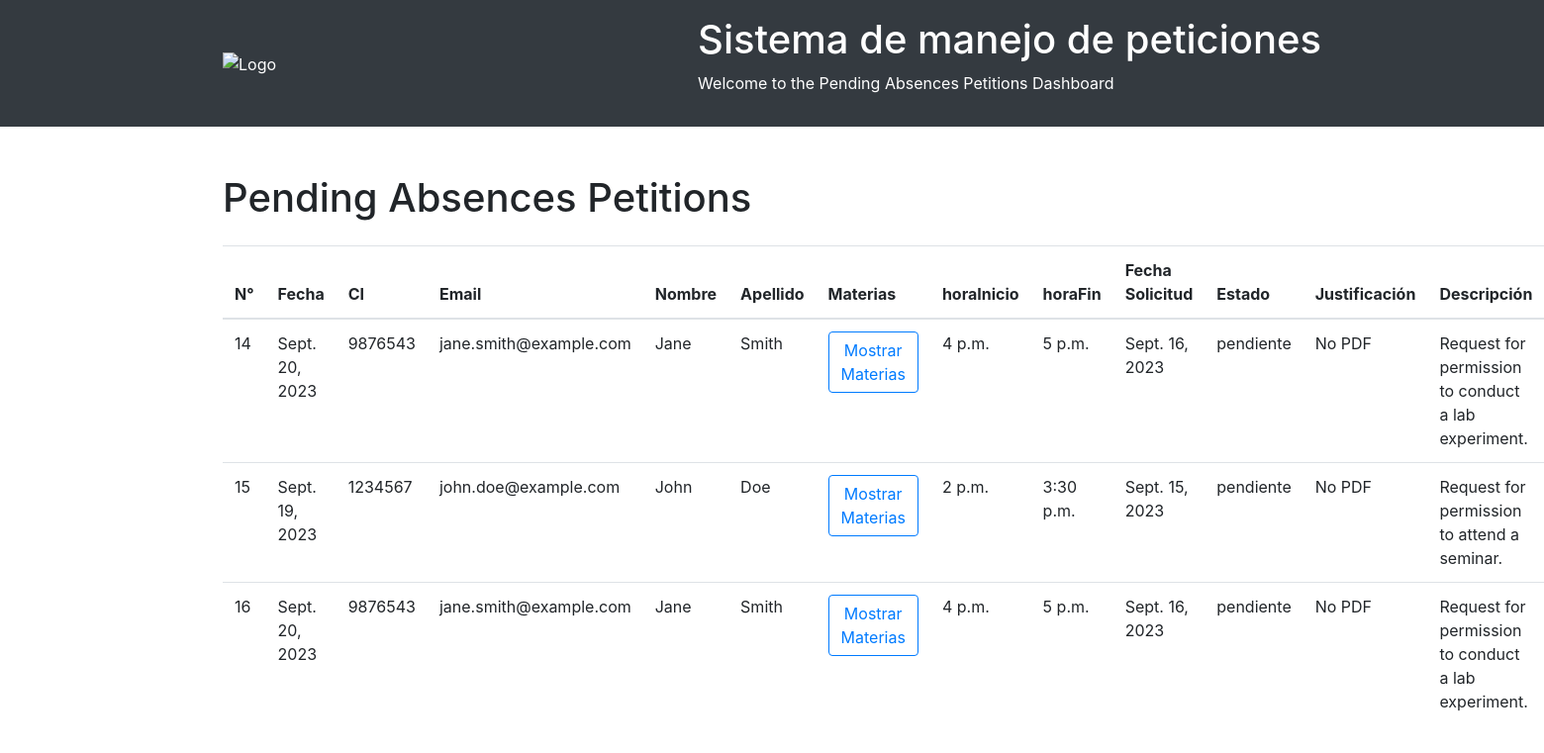
/petition-list/ (signed in), run on the app's committed database.
### fabio/models.py (models this page shows)
class RegistroPermisos(models.Model):
    STATUS_CHOICES = (
        ('pendiente', 'Pendiente'),
        ('aceptado', 'Aceptado'),
        ('rechazado', 'Rechazado'),
    )
    materia = models.TextField()
    fecha = models.DateField()
    justificacion = models.FileField(upload_to='pdfs/', blank=True, null=True)
    project = models.ForeignKey(RegistroEstudiantes, on_delete=models.CASCADE)
    horaFin = models.TimeField()
    horaInicio = models.TimeField()
    fechaSolicitud = models.DateField()
    estado = models.CharField(max_length=10, choices=STATUS_CHOICES, default='pending')
    descripcion = models.TextField()
    observacion = models.TextField(blank=True, null=True)

class RegistroEstudiantes(models.Model):
    name = models.CharField(max_length=100)
    apellido = models.CharField(max_length=100)
    email = models.EmailField()
    ci = models.IntegerField()

### fabio/views.py (the view)
# urls.py: path('petition-list/', views.petition_list, name='petition_list'),
@user_passes_test(admin_user_check, login_url='/login/')
def petition_list(request):
    permisos = RegistroPermisos.objects.filter(estado='pendiente')
    combined_list = [(permiso, permiso.project) for permiso in permisos]
    return render(request, 'petitions/petition_list.html', {'permisos': combined_list})

### fabio/views.py (called while the page is built)
def admin_user_check(user):
    return user.is_authenticated and user.is_staff

### fabio/templates/petitions/petition_list.html (shortened to what this page needs)
<!DOCTYPE html>
<html>
<head>
    <link rel="stylesheet" href="https://stackpath.bootstrapcdn.com/bootstrap/4.5.2/css/bootstrap.min.css">
</head>
<body>
    <header class="bg-dark text-white py-3">
        <div class="container d-flex justify-content-between align-items-center">
            <div>
                <img src="https://i.imgur.com/z4gMSNl.png" alt="Logo" style="height: 150px;">
            </div>
            <div>
                <h1>Sistema de manejo de peticiones</h1>
                <p>Welcome to the Pending Absences Petitions Dashboard</p>
            </div>
        </div>
    </header>
    <div class="container mt-5">
        <h1 class="mb-4">Pending Absences Petitions</h1>
        <table class="table">
            <thead>
                <tr>
                    <th>N°</th>
                    <th>Fecha</th>
                    <th>CI</th>
                    <th>Email</th>
                    <th>Nombre</th>
                    <th>Apellido</th>
                    <th>Materias</th>
                    <th>horaInicio</th>
                    <th>horaFin</th>
                    <th>Fecha Solicitud</th>
                    <th>Estado</th>
                    <th>Justificación</th>
                    <th>Descripción</th>
                </tr>
            </thead>
            <tbody>
                {% for permiso, estudiante in permisos %}
                <tr>
                    <td>{{ permiso.id }}</td>
                    <td>{{ permiso.fecha }}</td>
                    <td>{{ estudiante.ci }}</td>
                    <td>{{ estudiante.email }}</td>
                    <td>{{ estudiante.name }}</td>
                    <td>{{ estudiante.apellido }}</td>
                    <td>
                        <button class="btn btn-outline-primary subject-toggle" data-toggle="collapse" data-target="#materia{{ permiso.id }}" aria-expanded="false">
                            <span>Mostrar Materias</span>
                        </button>
                    </td>
                    <td>{{ permiso.horaInicio }}</td>
                    <td>{{ permiso.horaFin }}</td>
                    <td>{{ permiso.fechaSolicitud }}</td>
                    <td>{{ permiso.estado }}</td>
                    <td>
                        {% if permiso.justificacion %}
                            <a href="{{ MEDIA_URL }}{{ permiso.pdf_file.url }}" target="_blank">View PDF</a>
                        {% else %}
                            No PDF
                        {% endif %}
                    </td>
                    <td>{{ permiso.descripcion }}</td>
                </tr>
                {% endfor %}
            </tbody>
        </table>
    </div>
</body>
</html>

### data on the page
RegistroPermisos: id "14", fecha "Sept. 20, 2023", ci "9876543", email "jane.smith@example.com", name "Jane", apellido "Smith", horaInicio "4 p.m.", horaFin "5 p.m.", fechaSolicitud "Sept. 16, 2023", estado "pendiente", justificacion "No PDF", descripcion "Request for permission to conduct a lab experiment."
RegistroPermisos: id "15", fecha "Sept. 19, 2023", ci "1234567", email "john.doe@example.com", name "John", apellido "Doe", horaInicio "2 p.m.", horaFin "3:30 p.m.", fechaSolicitud "Sept. 15, 2023", estado "pendiente", justificacion "No PDF", descripcion "Request for permission to attend a seminar."
RegistroPermisos: id "16", fecha "Sept. 20, 2023", ci "9876543", email "jane.smith@example.com", name "Jane", apellido "Smith", horaInicio "4 p.m.", horaFin "5 p.m.", fechaSolicitud "Sept. 16, 2023", estado "pendiente", justificacion "No PDF", descripcion "Request for permission to conduct a lab experiment."
